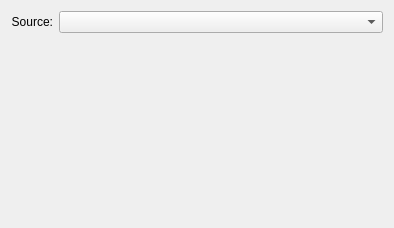
<?xml version="1.0" encoding="UTF-8"?>
<ui version="4.0">
 <class>Configuration</class>
 <widget class="QWidget" name="Configuration">
  <property name="geometry">
   <rect>
    <x>0</x>
    <y>0</y>
    <width>390</width>
    <height>228</height>
   </rect>
  </property>
  <layout class="QGridLayout" name="gridLayout">
   <item row="0" column="0">
    <widget class="QLabel" name="providerLabel">
     <property name="text">
      <string>Source:</string>
     </property>
     <property name="alignment">
      <set>Qt::AlignRight|Qt::AlignTrailing|Qt::AlignVCenter</set>
     </property>
     <property name="buddy">
      <cstring>providers</cstring>
     </property>
    </widget>
   </item>
   <item row="0" column="1">
    <widget class="QComboBox" name="providers">
     <property name="sizePolicy">
      <sizepolicy hsizetype="Expanding" vsizetype="Fixed">
       <horstretch>0</horstretch>
       <verstretch>0</verstretch>
      </sizepolicy>
     </property>
    </widget>
   </item>
   <item row="1" column="1">
    <spacer name="verticalSpacer">
     <property name="orientation">
      <enum>Qt::Vertical</enum>
     </property>
     <property name="sizeHint" stdset="0">
      <size>
       <width>324</width>
       <height>186</height>
      </size>
     </property>
    </spacer>
   </item>
  </layout>
 </widget>
 <resources/>
 <connections/>
</ui>
